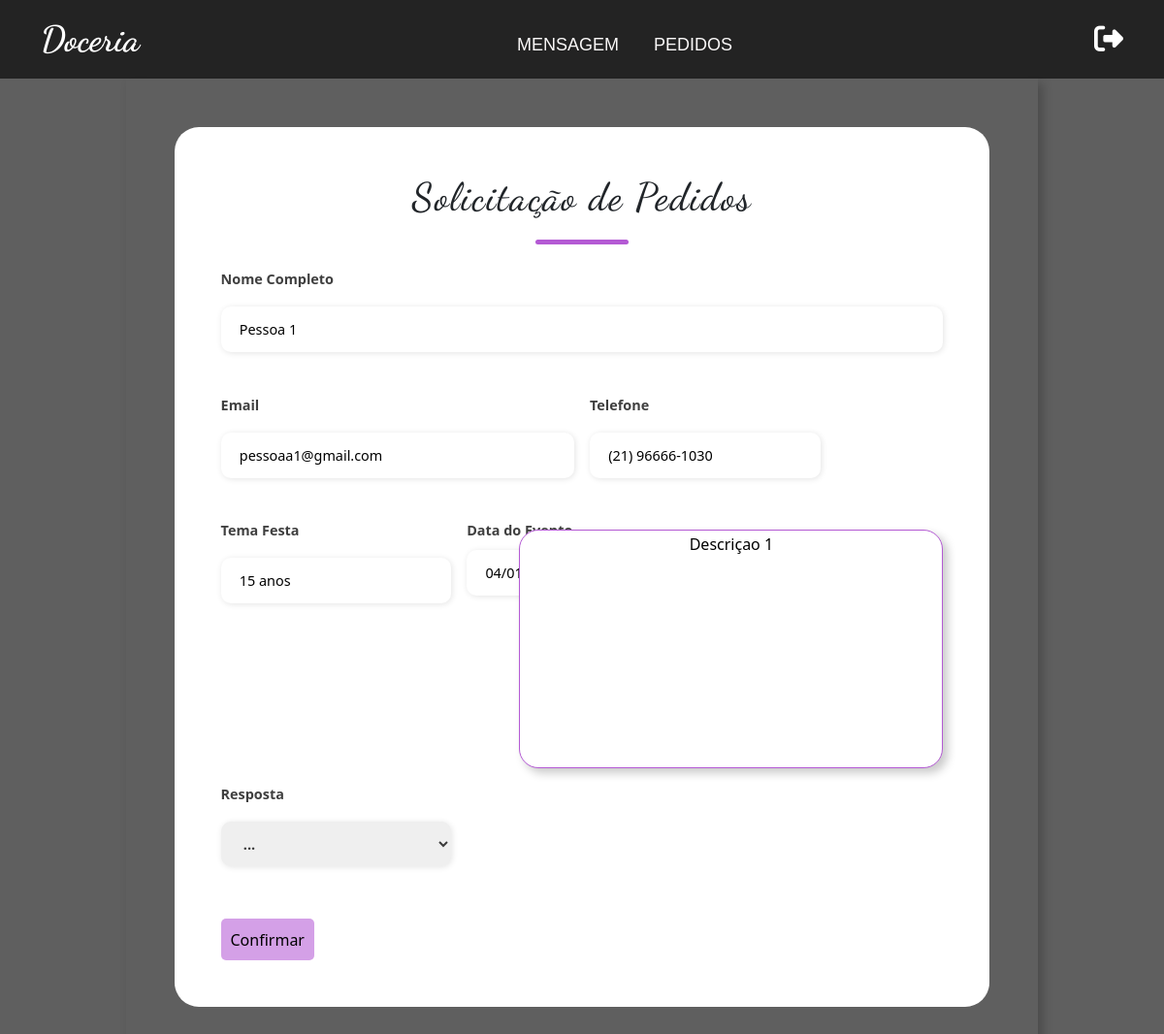
Screenshot of /Doceria/formPedido.php?id=2 (signed in) with the database file from the repository.
### tables this page shows
CREATE TABLE `pedido` (
  `id` int(11) NOT NULL,
  `nome` varchar(120) NOT NULL,
  `email` varchar(120) NOT NULL,
  `tel` varchar(20) NOT NULL,
  `dia` varchar(15) NOT NULL,
  `tema` varchar(30) NOT NULL,
  `descricao` varchar(250) NOT NULL,
  `status` varchar(15) NOT NULL DEFAULT 'Open'
);

### Doceria/formPedido.php (the view, shortened to what this page needs)
<?php
require_once('conexao.php');
$id=$_GET['id'];
$sql="SELECT * FROM pedido WHERE id=".$id;
$row=mysqli_query($conexao,$sql);
$resultado=mysqli_fetch_assoc($row);
?>
<!DOCTYPE html>
<html lang="pt-br">
<head>
    <link href="https://cdn.jsdelivr.net/npm/bootstrap@5.2.3/dist/css/bootstrap.min.css" rel="stylesheet"
 />
    <link rel="stylesheet" href="./index.css" />
    <link rel="stylesheet" href="path/to/font-awesome/css/font-awesome.min.css" />
</head>
<body>
    <nav class="navbar navbar-expand-lg ">
    <div class="container">
        <div class="collapse navbar-collapse" id="navbarTogglerDemo01">
            <a class="navbar-brand " href="./index.php"> <strong> Doceria </strong></a>
            <ul class="navbar-nav m-auto mb-2 mb-lg-0">
                <li class="nav-item">
                    <a class="nav-link " aria-current="page" href="tabelaMsg.php">Mensagem</a>
                </li>
                <li class="nav-item">
                    <a class="nav-link " aria-current="page" href="tabela.php">Pedidos</a>
                </li>
            </ul>
            <a href="action/sair.php"><i class="fa fa-sign-out" aria-hidden="true" id="icone-sair"></i></a>
        </div>
    </div>
    </nav>
    <div class="container-fluid">
        <div class="formulario">
            <div class="form">
                <div class="form-titulo">
                    <div class="titulo">
                        <h1>Solicitação de Pedidos</h1>
                    </div>
                </div>
                <form class="row g-3" action="action/upSit.php" method="post">
                    <div class=" input-caixa col-md-12">
                        <label for="nome" class="form-label">Nome Completo</label>
                        <input type="text" required minlength="8" maxlength="50" value="<?php echo $resultado['nome'];?>">
                    </div>
                    <div class=" input-caixa col-md-6">
                        <label for="email" class="form-label">Email</label>
                        <input type="email" required minlength="8" maxlength="50" value="<?php echo $resultado['email'];?>">
                    </div>
                    <div class="input-caixa  col-md-4">
                        <label for="telefone" class="form-label">Telefone</label>
                        <input type="text" placeholder="Digite seu Telefone com DDD" required minlength="10"
                            maxlength="11" value="<?php echo $resultado['tel'];?>">
                    </div>
                    <div class=" input-caixa col-md-4">
                        <label for="inputState" class="form-label" >Tema Festa</label>
                        <input type="text" placeholder="Tema" required minlength="10"
                            maxlength="11" value="<?php echo $resultado['tema'];?>">
                    </div>
                    <div class=" input-caixa col-md-2">
                        <label for="date">Data do Evento</label>
                    </div>
                    <div class="area-texto col-12">
                        <textarea rows="10" cols="45" placeholder="Descreva o seu pedido" ><?php echo $resultado['descricao'];?></textarea>
                    </div>
                    <div class=" input-caixa col-md-4">
                        <label for="inputState" class="form-label">Resposta</label>
                        <select name="sit">
                            <option selected>...</option>
                        </select>
                    </div>
                    <div class="form-admin-btn ">
                    <a href="#"> <button type="submit" >Confirmar</button></a>
                    </div>
                </form>
        </div>
    </div>
</body>
</html>

### Doceria/index.css (style rules this page uses)
.navbar { background: rgba(17, 17, 17, 0.767); color: white; }
.navbar-brand { font-size: 2.3rem; color: white; font-family: 'Dancing Script', cursiva; }
.nav-link { margin-top: -40px; margin-right: 10px; position: relative; margin-left: 10px; color: rgb(250, 248, 248); text-transform: uppercase; font-family: 'Rubik', sans-serif; font-size: 18px; padding: 0 10px; }
.nav-link:after { content: ""; position: absolute; height: 3px; width: 0; background-color: #B45AD4; left: 0; bottom: 0; transition: 0.3s; }
#icone-sair { font-size: 30px; color: white; }
.formulario { padding: 50px; width: 80%; margin: auto; box-shadow: 5px 5px 10px rgba(0, 0, 0, 0.212); align-items: center; justify-content: center; }
.area-texto textarea { margin-top: -120px; resize: none; box-shadow: 5px 5px 10px rgba(0, 0, 0, 0.212); float: right; border: 1px solid #B45AD4; border-radius: 20px; text-align: center; }
.form-titulo .titulo { text-align: center; margin-bottom: 25px; font-family: 'Dancing Script', cursiva; font-size: 35px; letter-spacing: 0.1rem; }
.form-titulo .titulo h1::after { content: ''; display: block; width: 6rem; height: 0.3rem; background-color: #B45AD4; margin: 20px auto; border-radius: 10px; }
.form { border-radius: 25px; width: 100%; display: flex; flex-direction: column; justify-content: center; align-items: center; background-color: #ffffff; padding: 3rem; }
.input-caixa, select { display: flex; flex-direction: column; margin-bottom: 1.1rem; }
.input-caixa input, select { margin: 0.6rem 0; padding: 0.8rem 1.2rem; border: none; border-radius: 10px; box-shadow: 1px 1px 6px #0000001c; font-size: 0.9rem; }
.input-caixa label, select { font-size: 0.9rem; font-weight: 600; color: #000000c0; }
.input-caixa input::placeholder { color: #000000be; }
.form-admin-btn button { margin-top: 10px; border: none; background-color: #c175ddaf; padding: 0.62rem; border-radius: 5px; cursor: pointer; }

### Doceria/formPedido.php (style rules this page uses)
body { background: rgba(17, 17, 17, 0.671); }

### rows the page displays
pedido: nome "Pessoa 1", email "pessoaa1@gmail.com", tel "(21) 96666-1030", tema "15 anos", descricao "Descriçao 1"
